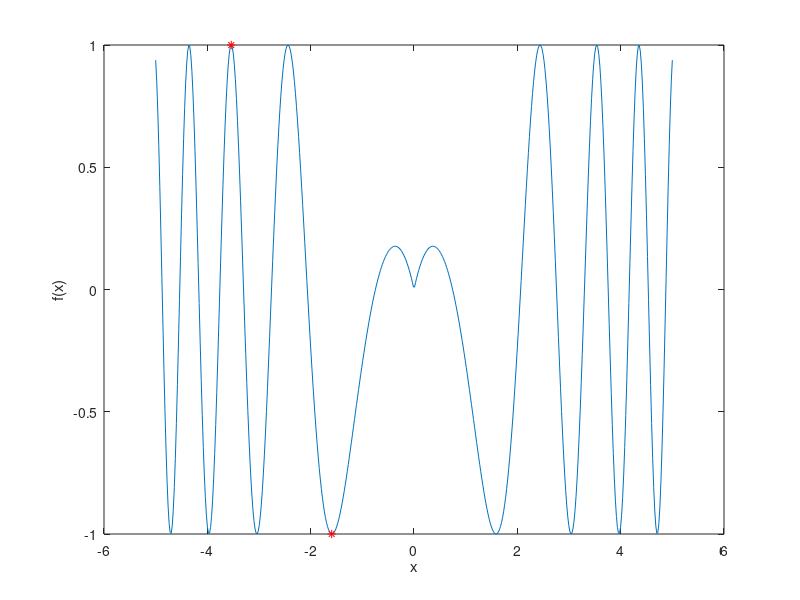

MATLAB code to generate this figure: (Note: this script raises an error after producing the figure.)
%% Task 1
a = -5;
b = 5;
N = 500;
%
f = @(x) sin(log(1+abs(x)) - x.^2);
nGrid = linspace(a,b,N);
[fMax, indMax] = max(f(nGrid));
[fMin, indMin] = min(f(nGrid));
fprintf('Max: %f, Min: %f\n', fMax, fMin);
%
plot(nGrid, f(nGrid))
xlabel('x')
ylabel('f(x)')
hold on
plot(nGrid(indMax), fMax, 'r*')
plot(nGrid(indMin), fMin, 'r*')
%% Task 2
input_nat = str2double(input('Enter natural: ','s'));
if ~isNatural(input_nat)
  return
end
%
vec = (1:2:input_nat);
vec = vec(~mod(vec,9));
%
mat = transpose(1:input_nat)*ones(1,input_nat);
%
LEN_C = input_nat*(input_nat+1);
shapeB = [input_nat,input_nat+1];
B = (1:LEN_C);
B = reshape(B,shapeB);
c = reshape(B,[1,LEN_C]);
D = B(:,shapeB);
%
disp('1: '); display(vec);
disp('2: '); display(mat);
disp('3: '); display(B); display(c); display(D);
%% Task 3
N = 315;
p = zeros(1,N);
A = ceil(rand(7)*N);
% Check distribution
% M = 100000000;
% for i = 1:M
%   r = ceil(rand()*N); % Uniform distribution
%   p(r) = p(r) + 1;
% end
% p = p/M;
% disp(norm(p - 1/N))
%
maxDiag = max(diag(A));
prodToSumRatio = prod(A,2) ./ sum(A,2);
maxProdToSumRatio = max(prodToSumRatio);
minProdToSumRatio = min(prodToSumRatio);
A = sortrows(A);
fprintf('Max diagonal: %d Max ratio: %d Min ratio: %d\n',...
        maxDiag, maxProdToSumRatio, minProdToSumRatio)
disp('Sorted matrix:')
display(A)
%% Task 4
N = 2;
M = 3;
X = rand(1,N);
Y = rand(1,M);
multMat = @(x,y) transpose(x).*y;
display(multMat(X,Y))
%% Task 5
input_prime = str2double(input('Enter prime: ','s'));
if ~isNatural(input_prime)
  return
elseif ~isprime(input_prime)
  disp('Error: Not a prime');
  return
end
%
A = randn(input_prime);
b = randn([input_prime, 1]);  
if abs(det(A)) <= eps
  disp('Error: Matrix is singular');
  return
end
% Check if unique solution exists(Kronecker–Capelli theorem)
if rank([A,b]) ~= rank(A)
  disp('Error: System is contradictory');
end
% Matrix method(Direct)
matrixSolution = A\b;
disp('Matrix method error:')
disp(norm(A*matrixSolution - b));
% Least squares method(Iterative)
lsqrSolution = lsqr(A,b,1e-14,1000);
disp('Least squares method error:')
disp(norm(A*lsqrSolution - b));
clear;
%% Task 6
N = 2;
M = 3;
vecA = rand(1,N);
vecB = rand(M,1);
max(max(vecA-vecB,vecB-vecA),[],'all')
%% Task 7
N = 3;
K = 2;
matA = rand(N,K);
matProd = matA * matA';
matDist = sqrt(ones(N,1)*diag(matProd)'+diag(matProd)*ones(1,N)-2.*matProd);
display(matDist);
%% Task 8
input_nat = str2double(input('Enter natural: ','s'));
if ~isNatural(input_nat)
  return
end
matA = dec2bin(0:1:2^input_nat-1) - '0';
display(matA);
%% Task 9
N = 100;
timesMat = zeros(2,N);
for i = 1:N
  A = rand(i);
  B = rand(i);
  timesMat(1,i) = compTimeMedian(@(A,B) myMultiply(A,B),A,B);
  timesMat(2,i) = compTimeMedian(@(A,B) mtimes(A,B),A,B);
end
plot((1:N),timesMat(1,:),(1:N),timesMat(2,:),'LineWidth',3)
legend('My multiplication', 'Default multiplication')
%% Task 10
X = [NaN 1 2; NaN 0 6; 1 5 NaN];
display(mean(X,'omitnan'))
%% Task 11
N = 1000;
a = ceil(N*rand);
sigma = ceil(N*rand./4);
vec = sigma.*randn(1,N) + a;
count3sigma = sum(vec >= a-3.*sigma & vec <= a+3.*sigma);
disp(count3sigma./N);
%% Task 12
a = -4*pi;
b = 4*pi;
h = 0.001;
%
n = ceil((b-a)/h);
X = linspace(a,b,n);
%
f = @(x) sin(x)./x;
intTrapz = @(x) trapz(x, f(x));
intRect  = @(x) rectangles(x, f(x));
intSimps = @(x) simpson(x, f(x));
Xi = @(H, i) (a:H:X(i));
%
Y = zeros(3,n);
timeVec = zeros(3,n);
for i = 2:n
  tic
  Y(1,i) = intTrapz(Xi(h,i));
  timeVec(1,i) = toc;
  tic
  Y(2,i) = intRect(Xi(h,i));
  timeVec(2,i) = toc;
  tic
  Y(3,i) = intSimps(Xi(h,i));
  timeVec(3,i) = toc;
end
%
timeVec = 1000000*timeVec;
fprintf('Time: Trapz=%.2fμs Rectangular=%.2fμs Simpson=%.2fμs\n',...
        median(timeVec(1,:)),median(timeVec(2,:)),median(timeVec(3,:)));
%
convF = @(F,H,i) F(Xi(H,i)) - F(Xi(H/2,i));
Hi = linspace(eps, 0.1, n);
convRate = zeros(3,n);
for j = 2:n
  convRate(1,j) = convF(intTrapz,Hi(j),j);
  convRate(2,j) = convF(intRect, Hi(j),j);
  convRate(3,j) = convF(intSimps,Hi(j),j);
end
%
tiledlayout(2,1)
% Top plot
nexttile
plot(X,Y(1,:),X,Y(2,:),'--',X,Y(3,:),':','LineWidth',3);
xlabel('x')
ylabel('f(x)')
legend('Trapz','Rectangular','Simpson')
% Bottom plot
nexttile
plot(Hi, convRate(1,:), ...
     Hi, convRate(2,:), '--',...
     Hi, convRate(3,:), ':', 'LineWidth',3)
xlabel('h')
ylabel('Convolution Rate(h)')
legend('Trapz','Rectangular','Simpson')
%% Task 13
H = logspace(-8,-1,1000);
X = 1;
%
f = @(x) erf(x);
fDiff = @(x) 2/sqrt(pi)*exp(-x^2);
fRightDiff = @(x, h) (f(x+h) - f(x))./h;
fCentDiff  = @(x, h) (f(x+h) - f(x-h))./(2.*h);
absDiff = @(F) abs(fDiff(X) - F(X,H));
loglog(H, absDiff(fRightDiff), ... 
       H, absDiff(fCentDiff), '--', 'LineWidth',3)
xlabel('h')
ylabel('Abs Diff')
legend('Right Diff', 'Centr Diff')
%% Functions
function res = isNatural(n)
  res = 0;
  if isnan(n)
    disp('Error: Not a number');
    return
  elseif n <= 0 
    disp('Error: Non-positive');
    return
  elseif mod(n, 1) ~= 0
    disp('Error: Non an integer');
    return
  end
  res = 1;
end
%
function C = myMultiply(A,B)
  szA = size(A);
  szB = size(B);
  C = zeros(szA(1),szB(2));
  for i = 1:szA(1)
    for j = 1:szB(2)
      C(i,j) = A(i,:)*B(:,j);
    end
  end
end
%
function t = compTimeMedian(F,A,B)
  numTries = 10;
  res = zeros(numTries, 1);
  for i = 1:numTries
    tic();
    F(A,B);
    res(i) = toc();
  end
  t = median(res);
end
%
function res = rectangles(X,Y)
  n = length(X);
  h = (X(n)-X(1))/n;
  res = h*(Y(1)/2 + sum(Y(2:end-1)) + Y(end)/2);
end
%
function res = simpson(X,Y)
  n = length(X);
  h = (X(n)-X(1))/n;
  res = Y(1)+2*sum(Y(3:2:end-2))+4*sum(Y(2:2:end))+Y(end);
  res = h/3*res;
end